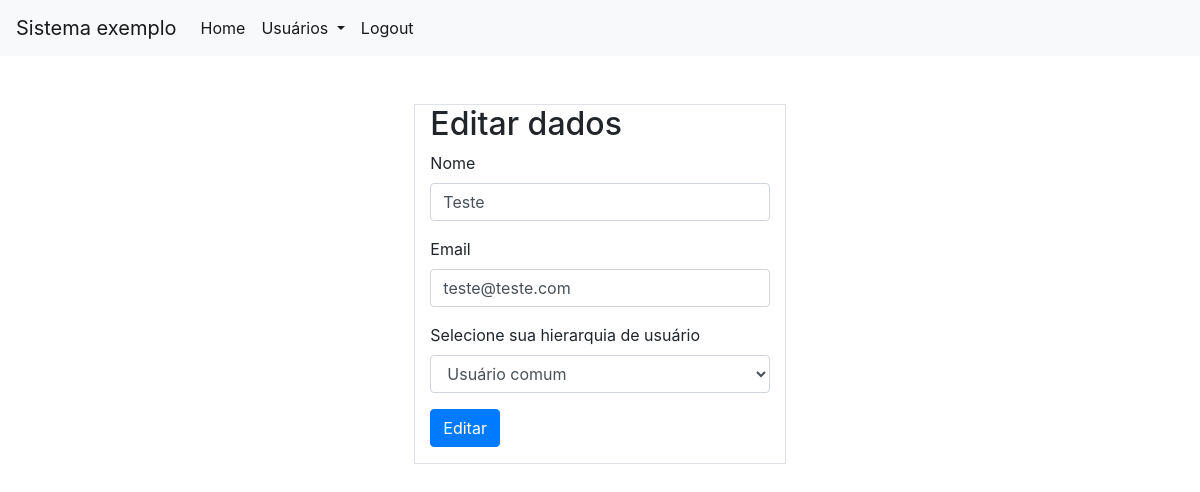
The app's page /usuarios/editar/4 (signed in) with its own data.
### guia_flask/usuarios/models.py (models this page shows, shortened)
class User(db.Model,UserMixin):
    __tablename__ = "users"
    id = db.Column(db.Integer, primary_key=True)
    name = db.Column(db.String)
    password = db.Column(db.String)
    email = db.Column(db.String, unique=True)
    urole = db.Column(db.String, server_default="user")
    def get_urole(self):
        return self.urole

### guia_flask/usuarios/views.py (the view)
@usuarios.route('/editar/<_id>',methods=['GET','POST'])
@login_required()
def editar(_id):
    bcrypt = Bcrypt()
    user = User.query.filter_by(id=_id).first()
    if user is not None:
        if request.method == 'POST':
            user.name = request.form['name']
            user.email = request.form['email']
            user.urole = request.form['urole']
            db.session.commit()
            flash("Usuário editado com sucesso.","success")
            return redirect(url_for('usuarios.listar'))
    else:
        flash("Usuário não encontrado.","info")
    return render_template("editar.html",user=user)

### guia_flask/__init__.py (called while the page is built)
def login_required(role=["ANY"]):
    def wrapper(fn):
        @wraps(fn)
        def decorated_view(*args, **kwargs):
            if not current_user.is_authenticated:
               return current_app.login_manager.unauthorized()
            urole = current_user.get_urole()
            if ( (urole not in role) and (role != ["ANY"])):
                return current_app.login_manager.unauthorized()
            return fn(*args, **kwargs)
        return decorated_view
    return wrapper

### guia_flask/usuarios/views.py (called while the page is built)
@login_manager.user_loader
def load_user(_id):
    return User.query.filter_by(id=_id).first()

### guia_flask/usuarios/templates/editar.html (shortened to what this page needs)
{% extends "base.html" %}
{% block content %}
<div class="container">
    <div class="row">
        <div class="col"></div>
        <div class="col border" >
            <h2>Editar dados</h2>
            <form action="" method="POST">
                <div class="form-group">
                    <label for="name">Nome</label>
                    <input type="text" class="form-control" name="name" id="name" placeholder="Seu nome aqui" value="{{ user.name }}">
                  </div>
                  <div class="form-group">
                    <label for="email">Email</label>
                    <input type="email" class="form-control" name="email" id="email" placeholder="Seu email aqui" value="{{ user.email }}">
                  </div>
                  <div class="form-group">
                      <label for="urole">Selecione sua hierarquia de usuário</label>
                      <select name="urole" id="urole" class="form-control">
                          {% if user.urole == 'admin' %}
                          <option value="user">Usuário comum</option>
                          <option value="admin" selected>Administrador</option>
                          {% else %}
                          <option value="user" selected>Usuário comum</option>
                          {% endif %}
                      </select>
                  </div>
                  <div class="form-group">
                    <button type="submit" class="btn btn-primary">Editar</button>
                  </div>
              </form>
        </div>
        <div class="col"></div>
    </div>
</div>
{% endblock content %}

### records on screen
User: name "Teste", email "teste@teste.com", urole "Usuário comum"
